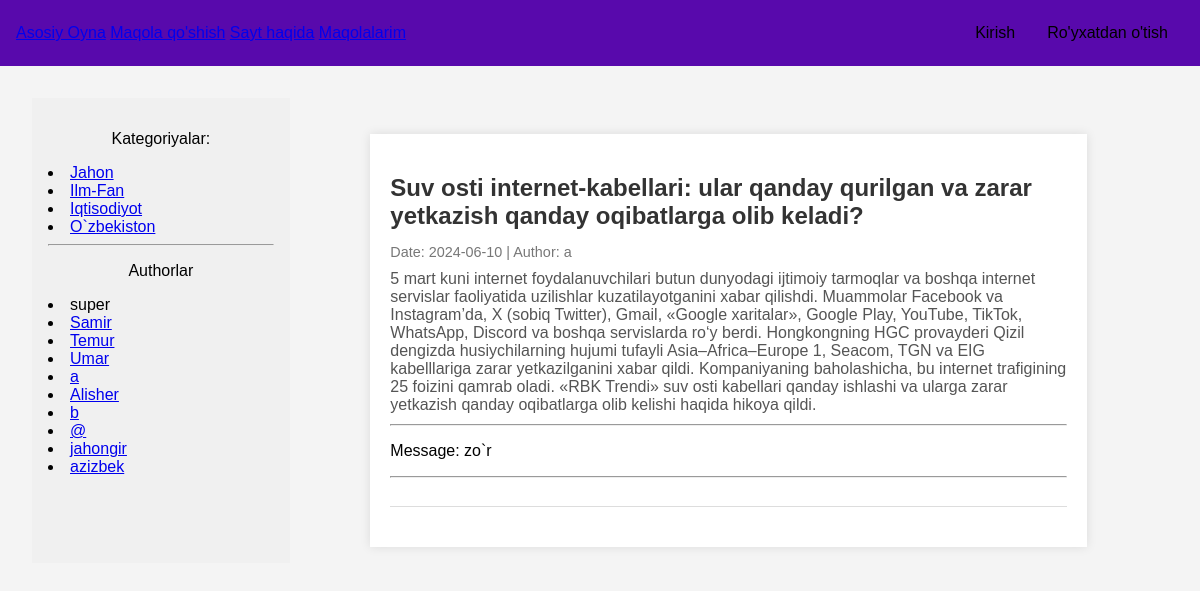
The app's page /post_update/suv-osti-internet-kabellari-ular-qanday-qurilgan-va-zarar-yetkazish-qanday-oqibatlarga-olib-keladi/ with its own data.
### core/models.py (models this page shows, shortened)
class Category(models.Model):
    name = models.CharField(max_length=100, db_index=True, verbose_name="Katigoriya")
    author = models.ForeignKey(get_user_model(), on_delete=models.SET_NULL, null=True, blank=True, verbose_name="Muharir")
    slug = models.SlugField(max_length=255, unique=True, db_index=True)
    class Meta:
        verbose_name = 'Katigoriya'
        verbose_name_plural = 'Katigoriya'

class Maqola(models.Model):
    title = models.CharField(max_length=100, verbose_name="Title")
    slug = models.SlugField(max_length=255, unique=True, db_index=True, verbose_name="Slug",
                            validators=[
                                MinLengthValidator(3, message="Min simvol 3"),
                                MaxLengthValidator(100, message="Max simvol 100")
                            ])
    content = models.TextField(verbose_name="Content")
    author = models.ForeignKey(get_user_model(), on_delete=models.SET_NULL, related_name='posts', null=True, default=None)
    is_published = models.BooleanField(default=False, verbose_name="Ruxsat")
    rejection=models.BooleanField(default=False,verbose_name="Rad etish")
    message=models.TextField(null=True,verbose_name="Message",)
    time_create = models.DateTimeField(auto_now_add=True, verbose_name="Yaratilgan vaqti")
    time_update = models.DateTimeField(auto_now=True, verbose_name="O'zgartirilgan vaqti")
    cat = models.ForeignKey(Category, on_delete=models.CASCADE, related_name='posts', verbose_name="Katigoriya")
    class Meta:
        verbose_name = "Maqola"
        verbose_name_plural = "Maqolalar"
        ordering = ['-time_create']
        indexes = [
            models.Index(fields=['-time_create'])
        ]

### core/views.py (the view)
# urls.py: path('post_update/<slug:post_update_slug>/', show_post_update, name='post_update'),
def show_post_update(request, post_update_slug):
    post = get_object_or_404(Maqola, slug=post_update_slug)
    data = {
        'title': post.title,
        'menu': menufunc(request.user),
        'post': post,
        'cat_selected': 1,
    }
    return render(request, "core/post_update.html", data)

### core/templatetags/show_tags.py (called while the page is built)
@register.inclusion_tag('core/list_cats.html')
def show_categories(cat_selected=0):
    cats = Category.objects.all()
    return {'cats': cats, 'cat_selected': cat_selected}

@register.inclusion_tag('core/list_cats_main.html')
def show_user_for_main(cat_selected=0):
    users = get_user_model().objects.all()
    return {'users': users, 'cat_selected': cat_selected}

### core/views.py (called while the page is built)
def menufunc(user):
    if user.is_authenticated and user.groups.filter(name='Muharirlar').exists():
        return [
            {"title": "Asosiy Oyna", 'url_name': 'home'},
            {"title": "Maqola qo'shish", 'url_name': 'add_page'},
            {"title": "Sayt haqida", 'url_name': 'about'},
            {"title": "Maqolalarim", 'url_name': 'users:maqolam'},
            {"title": "Muharirlar Kabineti", 'url_name': 'muharir'},
        ]
    else:
        return [
            {"title": "Asosiy Oyna", 'url_name': 'home'},
            {"title": "Maqola qo'shish", 'url_name': 'add_page'},
            {"title": "Sayt haqida", 'url_name': 'about'},
            {"title": "Maqolalarim", 'url_name': 'users:maqolam'}
        ]

### core/templates/core/post_update.html
{% extends "base.html" %}
{% block content %}
<div class="container">
    <div class="post">
        <h2 class="post-title">{{ post.title }}</h2>
        <p class="post-meta">
            Date: {{ post.time_create|date:"Y-m-d" }} |
            Author: {{ post.author.username }}
        </p>
        <div class="post-content">
            {{ post.content }}
        </div>
    {% if post.message %}
        <hr>
        <p>Message: {{ post.message }}</p>
        <hr>
    {% endif %}
    </div>
</div>
{% endblock content %}

### core/templates/core/list_cats.html
{% for cat in cats %}
    {% if cat.slug == cat_selected %}
        <li class="selected">{{ cat.name }}</li>
    {% else %}
        <li><a href="{% url 'category' cat.slug %}">{{ cat.name }}</a></li>
    {% endif %}
{% endfor %}

### core/templates/core/list_cats_main.html
{% if users %}
    <p style=" text-align: center;">Authorlar</p>
        {% for user in users %}
            {% if user.id == cat_selected %}
                <li class="selected">{{ user.username }}</li>
            {% else %}
                <li><a href="{% url 'author_main' user.id %}">{{ user.username }}</a></li>
            {% endif %}
        {% endfor %}
{% endif %}

### core/static/css/style.css (style rules this page uses)
body { font-family: Arial, sans-serif; margin: 0; padding: 0; background-color: #f4f4f4; }
body { font-family: Arial, sans-serif; background-color: #f4f4f4; margin: 0; padding: 0; }
.container { width: 80%; margin: 0 auto; padding: 20px; background-color: #fff; box-shadow: 0 0 10px rgba(0, 0, 0, 0.1); margin-top: 20px; }
.post { border-bottom: 1px solid #ddd; padding-bottom: 20px; margin-bottom: 20px; }
.post-title { font-size: 1.5em; color: #333; margin-bottom: 10px; }
.post-meta { font-size: 0.9em; color: #777; margin-bottom: 10px; }
.post-content { font-size: 1em; color: #555; margin-bottom: 10px; }

### records on screen
Category: name "Jahon"
Category: name "Ilm-Fan"
Category: name "Iqtisodiyot"
Category: name "O`zbekiston"
Maqola: title "Suv osti internet-kabellari: ular qanday qurilgan va zarar yetkazish qanday oqibatlarga olib keladi?", time_create "2024-06-10", author.username "a", content "5 mart kuni internet foydalanuvchilari butun dunyodagi ijtimoiy tarmoqlar va boshqa internet servislar faoliyatida uzilishlar kuzatilayotganini xabar qilishdi. Muammolar Facebook va Instagram’da, X (sobiq Twitter), Gmail, «Google xaritalar», Google Play, YouTube, TikTok, WhatsApp, Discord va boshqa servislarda ro‘y berdi. Hongkongning HGC provayderi Qizil dengizda husiychilarning hujumi tufayli Asia–Africa–Europe 1, Seacom, TGN va EIG kabelllariga zarar yetkazilganini xabar qildi. Kompaniyaning baholashicha, bu internet trafigining 25 foizini qamrab oladi. «RBK Trendi» suv osti kabellari qanday ishlashi va ularga zarar yetkazish qanday oqibatlarga olib kelishi haqida hikoya qildi.", message "zo`r"

### other values on screen
{{ m.title }} "Asosiy Oyna" "Maqola qo'shish" "Sayt haqida" "Maqolalarim"
{{ user.username }} "super"
{{ user.username }} "Samir"
{{ user.username }} "Temur"
{{ user.username }} "Umar"
{{ user.username }} "a"
{{ user.username }} "Alisher"
{{ user.username }} "b"
{{ user.username }} "@"
{{ user.username }} "jahongir"
{{ user.username }} "azizbek"
